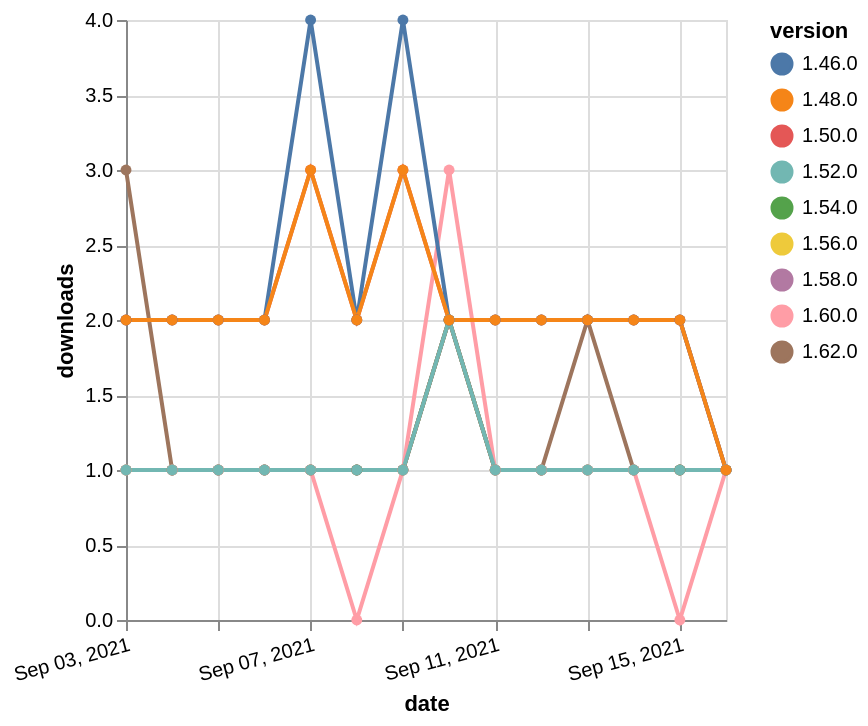

The specification (Vega-Lite) saved for this image:
### Vega-Lite specification from a JSON file in a GitHub repository (floating-point values rounded to 4 significant figures)
{"$schema": "https://vega.github.io/schema/vega-lite/v5.json", "description": "A simple bar chart with embedded data.", "data": {"values": [{"date": "2021-09-03", "total": 179, "delta": 1, "version": "1.56.0"}, {"date": "2021-09-04", "total": 180, "delta": 1, "version": "1.56.0"}, {"date": "2021-09-05", "total": 181, "delta": 1, "version": "1.56.0"}, {"date": "2021-09-06", "total": 182, "delta": 1, "version": "1.56.0"}, {"date": "2021-09-07", "total": 183, "delta": 1, "version": "1.56.0"}, {"date": "2021-09-08", "total": 184, "delta": 1, "version": "1.56.0"}, {"date": "2021-09-09", "total": 185, "delta": 1, "version": "1.56.0"}, {"date": "2021-09-10", "total": 187, "delta": 2, "version": "1.56.0"}, {"date": "2021-09-11", "total": 188, "delta": 1, "version": "1.56.0"}, {"date": "2021-09-12", "total": 189, "delta": 1, "version": "1.56.0"}, {"date": "2021-09-13", "total": 190, "delta": 1, "version": "1.56.0"}, {"date": "2021-09-14", "total": 191, "delta": 1, "version": "1.56.0"}, {"date": "2021-09-15", "total": 192, "delta": 1, "version": "1.56.0"}, {"date": "2021-09-16", "total": 193, "delta": 1, "version": "1.56.0"}, {"date": "2021-09-03", "total": 193, "delta": 1, "version": "1.54.0"}, {"date": "2021-09-04", "total": 194, "delta": 1, "version": "1.54.0"}, {"date": "2021-09-05", "total": 195, "delta": 1, "version": "1.54.0"}, {"date": "2021-09-06", "total": 196, "delta": 1, "version": "1.54.0"}, {"date": "2021-09-07", "total": 197, "delta": 1, "version": "1.54.0"}, {"date": "2021-09-08", "total": 198, "delta": 1, "version": "1.54.0"}, {"date": "2021-09-09", "total": 199, "delta": 1, "version": "1.54.0"}, {"date": "2021-09-10", "total": 201, "delta": 2, "version": "1.54.0"}, {"date": "2021-09-11", "total": 202, "delta": 1, "version": "1.54.0"}, {"date": "2021-09-12", "total": 203, "delta": 1, "version": "1.54.0"}, {"date": "2021-09-13", "total": 204, "delta": 1, "version": "1.54.0"}, {"date": "2021-09-14", "total": 205, "delta": 1, "version": "1.54.0"}, {"date": "2021-09-15", "total": 206, "delta": 1, "version": "1.54.0"}, {"date": "2021-09-16", "total": 207, "delta": 1, "version": "1.54.0"}, {"date": "2021-09-03", "total": 148, "delta": 1, "version": "1.58.0"}, {"date": "2021-09-04", "total": 149, "delta": 1, "version": "1.58.0"}, {"date": "2021-09-05", "total": 150, "delta": 1, "version": "1.58.0"}, {"date": "2021-09-06", "total": 151, "delta": 1, "version": "1.58.0"}, {"date": "2021-09-07", "total": 152, "delta": 1, "version": "1.58.0"}, {"date": "2021-09-08", "total": 153, "delta": 1, "version": "1.58.0"}, {"date": "2021-09-09", "total": 154, "delta": 1, "version": "1.58.0"}, {"date": "2021-09-10", "total": 156, "delta": 2, "version": "1.58.0"}, {"date": "2021-09-11", "total": 157, "delta": 1, "version": "1.58.0"}, {"date": "2021-09-12", "total": 158, "delta": 1, "version": "1.58.0"}, {"date": "2021-09-13", "total": 159, "delta": 1, "version": "1.58.0"}, {"date": "2021-09-14", "total": 160, "delta": 1, "version": "1.58.0"}, {"date": "2021-09-15", "total": 161, "delta": 1, "version": "1.58.0"}, {"date": "2021-09-16", "total": 162, "delta": 1, "version": "1.58.0"}, {"date": "2021-09-03", "total": 2280, "delta": 2, "version": "1.50.0"}, {"date": "2021-09-04", "total": 2282, "delta": 2, "version": "1.50.0"}, {"date": "2021-09-05", "total": 2284, "delta": 2, "version": "1.50.0"}, {"date": "2021-09-06", "total": 2286, "delta": 2, "version": "1.50.0"}, {"date": "2021-09-07", "total": 2289, "delta": 3, "version": "1.50.0"}, {"date": "2021-09-08", "total": 2291, "delta": 2, "version": "1.50.0"}, {"date": "2021-09-09", "total": 2294, "delta": 3, "version": "1.50.0"}, {"date": "2021-09-10", "total": 2296, "delta": 2, "version": "1.50.0"}, {"date": "2021-09-11", "total": 2298, "delta": 2, "version": "1.50.0"}, {"date": "2021-09-12", "total": 2300, "delta": 2, "version": "1.50.0"}, {"date": "2021-09-13", "total": 2302, "delta": 2, "version": "1.50.0"}, {"date": "2021-09-14", "total": 2304, "delta": 2, "version": "1.50.0"}, {"date": "2021-09-15", "total": 2306, "delta": 2, "version": "1.50.0"}, {"date": "2021-09-16", "total": 2307, "delta": 1, "version": "1.50.0"}, {"date": "2021-09-03", "total": 120, "delta": 3, "version": "1.62.0"}, {"date": "2021-09-04", "total": 121, "delta": 1, "version": "1.62.0"}, {"date": "2021-09-05", "total": 122, "delta": 1, "version": "1.62.0"}, {"date": "2021-09-06", "total": 123, "delta": 1, "version": "1.62.0"}, {"date": "2021-09-07", "total": 124, "delta": 1, "version": "1.62.0"}, {"date": "2021-09-08", "total": 125, "delta": 1, "version": "1.62.0"}, {"date": "2021-09-09", "total": 126, "delta": 1, "version": "1.62.0"}, {"date": "2021-09-10", "total": 128, "delta": 2, "version": "1.62.0"}, {"date": "2021-09-11", "total": 129, "delta": 1, "version": "1.62.0"}, {"date": "2021-09-12", "total": 130, "delta": 1, "version": "1.62.0"}, {"date": "2021-09-13", "total": 132, "delta": 2, "version": "1.62.0"}, {"date": "2021-09-14", "total": 133, "delta": 1, "version": "1.62.0"}, {"date": "2021-09-15", "total": 134, "delta": 1, "version": "1.62.0"}, {"date": "2021-09-16", "total": 135, "delta": 1, "version": "1.62.0"}, {"date": "2021-09-03", "total": 177, "delta": 1, "version": "1.60.0"}, {"date": "2021-09-04", "total": 178, "delta": 1, "version": "1.60.0"}, {"date": "2021-09-05", "total": 179, "delta": 1, "version": "1.60.0"}, {"date": "2021-09-06", "total": 180, "delta": 1, "version": "1.60.0"}, {"date": "2021-09-07", "total": 181, "delta": 1, "version": "1.60.0"}, {"date": "2021-09-08", "total": 181, "delta": 0, "version": "1.60.0"}, {"date": "2021-09-09", "total": 182, "delta": 1, "version": "1.60.0"}, {"date": "2021-09-10", "total": 185, "delta": 3, "version": "1.60.0"}, {"date": "2021-09-11", "total": 186, "delta": 1, "version": "1.60.0"}, {"date": "2021-09-12", "total": 187, "delta": 1, "version": "1.60.0"}, {"date": "2021-09-13", "total": 188, "delta": 1, "version": "1.60.0"}, {"date": "2021-09-14", "total": 189, "delta": 1, "version": "1.60.0"}, {"date": "2021-09-15", "total": 189, "delta": 0, "version": "1.60.0"}, {"date": "2021-09-16", "total": 190, "delta": 1, "version": "1.60.0"}, {"date": "2021-09-03", "total": 3041, "delta": 2, "version": "1.46.0"}, {"date": "2021-09-04", "total": 3043, "delta": 2, "version": "1.46.0"}, {"date": "2021-09-05", "total": 3045, "delta": 2, "version": "1.46.0"}, {"date": "2021-09-06", "total": 3047, "delta": 2, "version": "1.46.0"}, {"date": "2021-09-07", "total": 3051, "delta": 4, "version": "1.46.0"}, {"date": "2021-09-08", "total": 3053, "delta": 2, "version": "1.46.0"}, {"date": "2021-09-09", "total": 3057, "delta": 4, "version": "1.46.0"}, {"date": "2021-09-10", "total": 3059, "delta": 2, "version": "1.46.0"}, {"date": "2021-09-11", "total": 3061, "delta": 2, "version": "1.46.0"}, {"date": "2021-09-12", "total": 3063, "delta": 2, "version": "1.46.0"}, {"date": "2021-09-13", "total": 3065, "delta": 2, "version": "1.46.0"}, {"date": "2021-09-14", "total": 3067, "delta": 2, "version": "1.46.0"}, {"date": "2021-09-15", "total": 3069, "delta": 2, "version": "1.46.0"}, {"date": "2021-09-16", "total": 3070, "delta": 1, "version": "1.46.0"}, {"date": "2021-09-03", "total": 233, "delta": 1, "version": "1.52.0"}, {"date": "2021-09-04", "total": 234, "delta": 1, "version": "1.52.0"}, {"date": "2021-09-05", "total": 235, "delta": 1, "version": "1.52.0"}, {"date": "2021-09-06", "total": 236, "delta": 1, "version": "1.52.0"}, {"date": "2021-09-07", "total": 237, "delta": 1, "version": "1.52.0"}, {"date": "2021-09-08", "total": 238, "delta": 1, "version": "1.52.0"}, {"date": "2021-09-09", "total": 239, "delta": 1, "version": "1.52.0"}, {"date": "2021-09-10", "total": 241, "delta": 2, "version": "1.52.0"}, {"date": "2021-09-11", "total": 242, "delta": 1, "version": "1.52.0"}, {"date": "2021-09-12", "total": 243, "delta": 1, "version": "1.52.0"}, {"date": "2021-09-13", "total": 244, "delta": 1, "version": "1.52.0"}, {"date": "2021-09-14", "total": 245, "delta": 1, "version": "1.52.0"}, {"date": "2021-09-15", "total": 246, "delta": 1, "version": "1.52.0"}, {"date": "2021-09-16", "total": 247, "delta": 1, "version": "1.52.0"}, {"date": "2021-09-03", "total": 2593, "delta": 2, "version": "1.48.0"}, {"date": "2021-09-04", "total": 2595, "delta": 2, "version": "1.48.0"}, {"date": "2021-09-05", "total": 2597, "delta": 2, "version": "1.48.0"}, {"date": "2021-09-06", "total": 2599, "delta": 2, "version": "1.48.0"}, {"date": "2021-09-07", "total": 2602, "delta": 3, "version": "1.48.0"}, {"date": "2021-09-08", "total": 2604, "delta": 2, "version": "1.48.0"}, {"date": "2021-09-09", "total": 2607, "delta": 3, "version": "1.48.0"}, {"date": "2021-09-10", "total": 2609, "delta": 2, "version": "1.48.0"}, {"date": "2021-09-11", "total": 2611, "delta": 2, "version": "1.48.0"}, {"date": "2021-09-12", "total": 2613, "delta": 2, "version": "1.48.0"}, {"date": "2021-09-13", "total": 2615, "delta": 2, "version": "1.48.0"}, {"date": "2021-09-14", "total": 2617, "delta": 2, "version": "1.48.0"}, {"date": "2021-09-15", "total": 2619, "delta": 2, "version": "1.48.0"}, {"date": "2021-09-16", "total": 2620, "delta": 1, "version": "1.48.0"}]}, "width": "container", "mark": {"type": "line", "point": {"filled": true}}, "encoding": {"x": {"field": "date", "type": "temporal", "timeUnit": "yearmonthdate", "title": "date", "axis": {"labelAngle": -15}}, "y": {"field": "delta", "type": "quantitative", "title": "downloads"}, "color": {"field": "version", "type": "nominal"}, "tooltip": {"field": "delta"}}}
